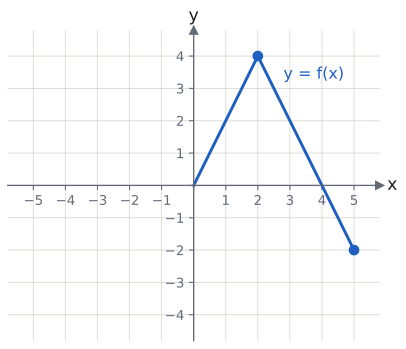

Reproduce this figure in Python.
import sys; sys.path.insert(0, "tools")
from cizim import *

# f tek fonksiyon, [−5, 5] aralığında tanımlı. Yalnızca x ≥ 0 parçası çizili: (0, 0) → (2, 4) → (5, −2).
fig, ax = sekil(5, 4.2)
eksenler(ax, (-5.8, 5.8), (-4.8, 4.8))
ax.set_xticks(range(-5, 6)); ax.set_xticklabels([str(t).replace("-", "−") if t else "" for t in range(-5, 6)], fontsize=10)
ax.set_yticks(range(-4, 5)); ax.set_yticklabels([str(t).replace("-", "−") if t else "" for t in range(-4, 5)], fontsize=10)
ax.plot([0, 2, 5], [0, 4, -2], color=MAVI)
nokta(ax, 2, 4, "", renk=MAVI)
nokta(ax, 5, -2, "", renk=MAVI)
ax.text(2.8, 3.3, "y = f(x)", color=MAVI, fontsize=12)
kaydet(fig, __file__)
